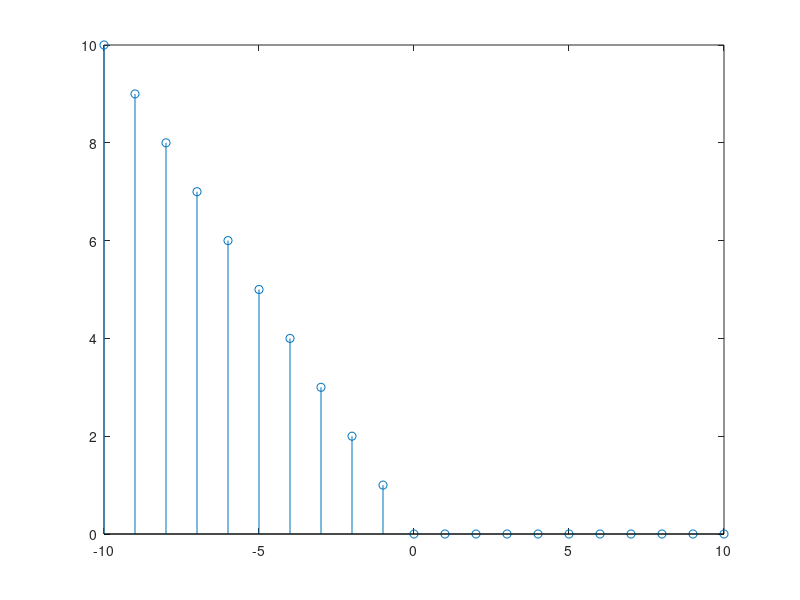

Reproduce this figure in MATLAB.
clc;
clear;
x=-10:1:10;
for i=1:21
    if x(i)<=0
        y(i)=-1*x(i);
    else
        y(i)=0;
    end
end
stem(x,y)
